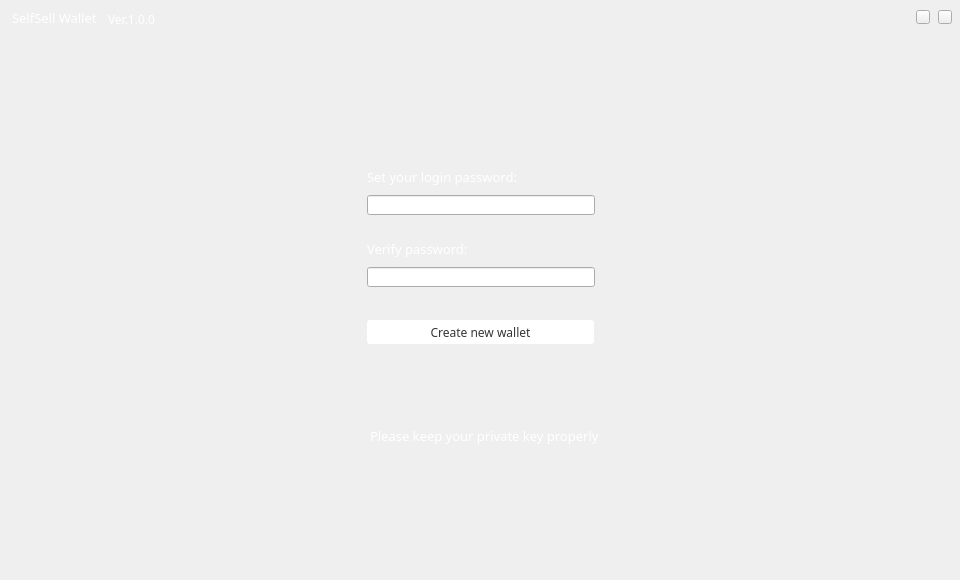
<?xml version="1.0" encoding="UTF-8"?>
<ui version="4.0">
 <class>FirstLogin</class>
 <widget class="QWidget" name="FirstLogin">
  <property name="geometry">
   <rect>
    <x>0</x>
    <y>0</y>
    <width>960</width>
    <height>580</height>
   </rect>
  </property>
  <property name="windowTitle">
   <string>FirstLogin</string>
  </property>
  <widget class="QLineEdit" name="pwdLineEdit">
   <property name="geometry">
    <rect>
     <x>367</x>
     <y>195</y>
     <width>228</width>
     <height>20</height>
    </rect>
   </property>
   <property name="font">
    <font>
     <family>微软雅黑</family>
    </font>
   </property>
   <property name="contextMenuPolicy">
    <enum>Qt::DefaultContextMenu</enum>
   </property>
   <property name="echoMode">
    <enum>QLineEdit::Password</enum>
   </property>
  </widget>
  <widget class="QLineEdit" name="pwdLineEdit2">
   <property name="geometry">
    <rect>
     <x>367</x>
     <y>267</y>
     <width>228</width>
     <height>20</height>
    </rect>
   </property>
   <property name="font">
    <font>
     <family>微软雅黑</family>
    </font>
   </property>
   <property name="cursor">
    <cursorShape>IBeamCursor</cursorShape>
   </property>
   <property name="contextMenuPolicy">
    <enum>Qt::DefaultContextMenu</enum>
   </property>
   <property name="echoMode">
    <enum>QLineEdit::Password</enum>
   </property>
  </widget>
  <widget class="QLabel" name="pwdLabel">
   <property name="geometry">
    <rect>
     <x>367</x>
     <y>162</y>
     <width>160</width>
     <height>30</height>
    </rect>
   </property>
   <property name="font">
    <font>
     <family>微软雅黑</family>
     <pointsize>10</pointsize>
    </font>
   </property>
   <property name="styleSheet">
    <string notr="true">color: rgb(255, 255, 255);</string>
   </property>
   <property name="text">
    <string>Set your login password:</string>
   </property>
  </widget>
  <widget class="QLabel" name="pwdLabel2">
   <property name="geometry">
    <rect>
     <x>367</x>
     <y>239</y>
     <width>120</width>
     <height>20</height>
    </rect>
   </property>
   <property name="font">
    <font>
     <family>微软雅黑</family>
     <pointsize>10</pointsize>
    </font>
   </property>
   <property name="styleSheet">
    <string notr="true">color: rgb(255, 255, 255);</string>
   </property>
   <property name="text">
    <string>Verify password:</string>
   </property>
  </widget>
  <widget class="QPushButton" name="createBtn">
   <property name="geometry">
    <rect>
     <x>367</x>
     <y>320</y>
     <width>227</width>
     <height>24</height>
    </rect>
   </property>
   <property name="font">
    <font>
     <family>微软雅黑</family>
    </font>
   </property>
   <property name="cursor">
    <cursorShape>PointingHandCursor</cursorShape>
   </property>
   <property name="focusPolicy">
    <enum>Qt::NoFocus</enum>
   </property>
   <property name="styleSheet">
    <string notr="true">QPushButton{border:none;
border-radius:3px;
background-color: rgb(255, 255, 255);
color: rgb(53, 53, 53);
}
QPushButton::hover{color: rgb(153, 153, 153);}

</string>
   </property>
   <property name="text">
    <string>Create new wallet</string>
   </property>
  </widget>
  <widget class="QLabel" name="tipLabel">
   <property name="geometry">
    <rect>
     <x>367</x>
     <y>377</y>
     <width>240</width>
     <height>16</height>
    </rect>
   </property>
   <property name="font">
    <font>
     <family>微软雅黑</family>
    </font>
   </property>
   <property name="styleSheet">
    <string notr="true">color: rgb(255, 255, 255);</string>
   </property>
   <property name="text">
    <string/>
   </property>
   <property name="alignment">
    <set>Qt::AlignCenter</set>
   </property>
  </widget>
  <widget class="QToolButton" name="closeBtn">
   <property name="geometry">
    <rect>
     <x>938</x>
     <y>10</y>
     <width>14</width>
     <height>14</height>
    </rect>
   </property>
   <property name="cursor">
    <cursorShape>PointingHandCursor</cursorShape>
   </property>
   <property name="focusPolicy">
    <enum>Qt::NoFocus</enum>
   </property>
   <property name="text">
    <string/>
   </property>
  </widget>
  <widget class="QToolButton" name="minBtn">
   <property name="geometry">
    <rect>
     <x>916</x>
     <y>10</y>
     <width>14</width>
     <height>14</height>
    </rect>
   </property>
   <property name="cursor">
    <cursorShape>PointingHandCursor</cursorShape>
   </property>
   <property name="focusPolicy">
    <enum>Qt::NoFocus</enum>
   </property>
   <property name="text">
    <string/>
   </property>
  </widget>
  <widget class="QLabel" name="tipLabel2">
   <property name="geometry">
    <rect>
     <x>602</x>
     <y>148</y>
     <width>316</width>
     <height>79</height>
    </rect>
   </property>
   <property name="text">
    <string/>
   </property>
  </widget>
  <widget class="QLabel" name="versionLabel_2">
   <property name="geometry">
    <rect>
     <x>12</x>
     <y>10</y>
     <width>91</width>
     <height>16</height>
    </rect>
   </property>
   <property name="font">
    <font>
     <family>微软雅黑</family>
     <pointsize>10</pointsize>
    </font>
   </property>
   <property name="styleSheet">
    <string notr="true">color: rgb(255, 255, 255);</string>
   </property>
   <property name="text">
    <string>SelfSell Wallet</string>
   </property>
  </widget>
  <widget class="QLabel" name="versionLabel">
   <property name="geometry">
    <rect>
     <x>108</x>
     <y>12</y>
     <width>81</width>
     <height>14</height>
    </rect>
   </property>
   <property name="font">
    <font>
     <family>微软雅黑</family>
     <pointsize>9</pointsize>
    </font>
   </property>
   <property name="styleSheet">
    <string notr="true">color: rgb(255, 255, 255);</string>
   </property>
   <property name="text">
    <string>Ver.1.0.0</string>
   </property>
  </widget>
  <widget class="QLabel" name="correctLabel">
   <property name="geometry">
    <rect>
     <x>580</x>
     <y>200</y>
     <width>16</width>
     <height>12</height>
    </rect>
   </property>
   <property name="font">
    <font>
     <family>微软雅黑</family>
    </font>
   </property>
   <property name="text">
    <string/>
   </property>
  </widget>
  <widget class="QLabel" name="correctLabel2">
   <property name="geometry">
    <rect>
     <x>580</x>
     <y>272</y>
     <width>16</width>
     <height>12</height>
    </rect>
   </property>
   <property name="font">
    <font>
     <family>微软雅黑</family>
    </font>
   </property>
   <property name="text">
    <string/>
   </property>
  </widget>
  <widget class="QLabel" name="pwdLabel2_2">
   <property name="geometry">
    <rect>
     <x>370</x>
     <y>410</y>
     <width>480</width>
     <height>51</height>
    </rect>
   </property>
   <property name="font">
    <font>
     <family>微软雅黑</family>
     <pointsize>10</pointsize>
    </font>
   </property>
   <property name="styleSheet">
    <string notr="true">color: rgb(255, 255, 255);</string>
   </property>
   <property name="text">
    <string>Please keep your private key properly</string>
   </property>
  </widget>
 </widget>
 <layoutdefault spacing="6" margin="11"/>
 <resources/>
 <connections/>
</ui>
